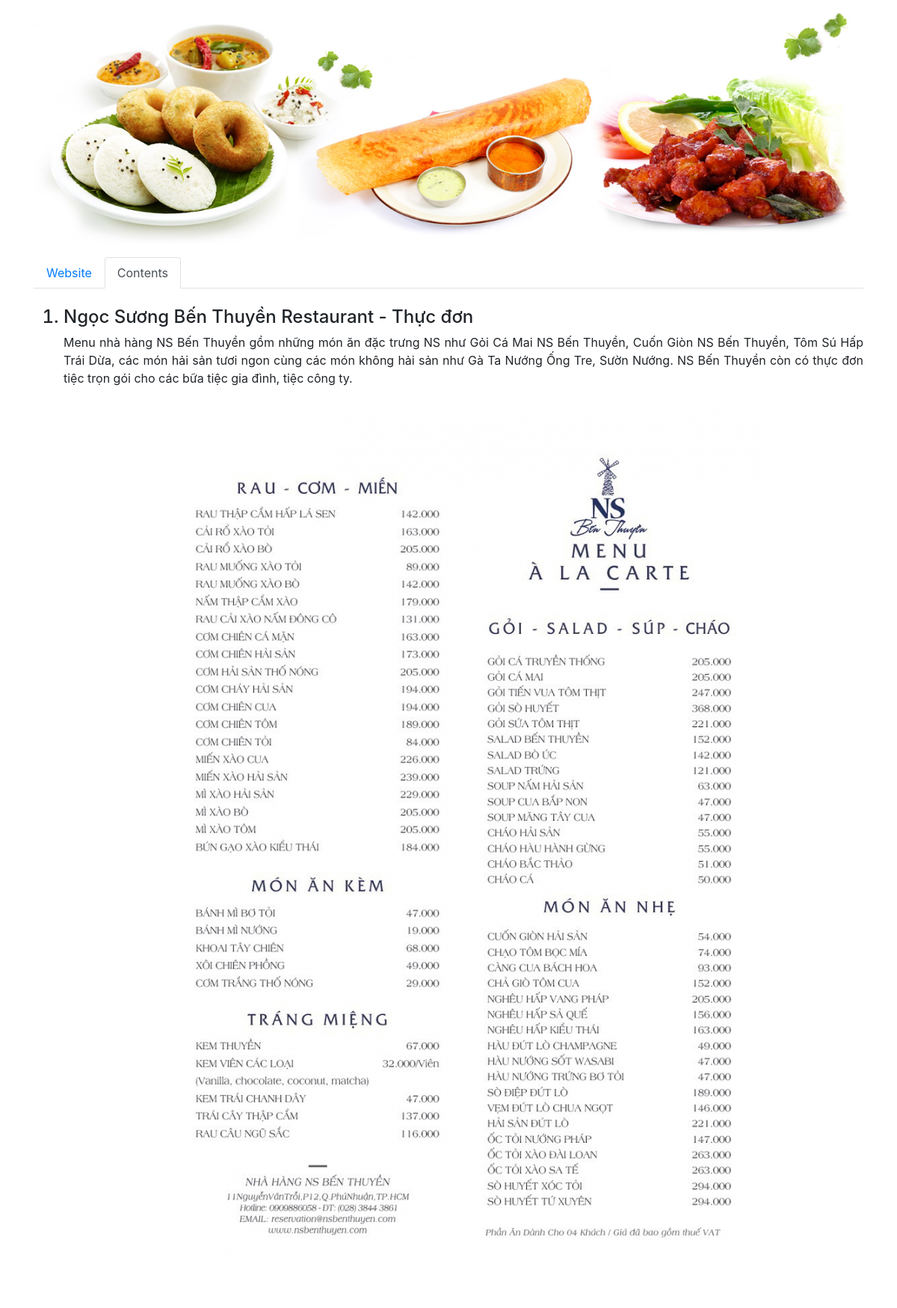
The app's page /contents/3/ with its own data.
### firstapp/models.py (models this page shows)
class Content(models.Model):
    website = models.ForeignKey(Website, on_delete=models.CASCADE)
    name = models.CharField(max_length=250, unique=True)
    content = models.TextField()
    image = models.ImageField(upload_to='firstapp/images')

class Website(models.Model):
    category = models.ForeignKey(Category, on_delete=models.CASCADE)
    name = models.CharField(max_length=150, unique=True)
    url = models.URLField(unique=True)
    def __str__(self):
        return self.name

### firstapp/views.py (the view)
# urls.py: path('contents/<int:pk>/', views.content_by_web, name='content_by_web'),
def content_by_web(request, pk):
    list_contents = Content.objects.filter(website=pk)
    return render(request, 'firstapp/contents_by_web.html', {
        'List_Contents': list_contents,
    })

### firstapp/templates/firstapp/contents_by_web.html (shortened to what this page needs)
{% load static %}
<!doctype html>
<html lang="en">
<head>
    <link rel="stylesheet" href="https://stackpath.bootstrapcdn.com/bootstrap/4.3.1/css/bootstrap.min.css"
>
</head>
<body>
    <div class="container">
        <div>
            <img src="{% static 'firstapp/images/foods.jpg' %}" alt="banner" class="img-fluid" />
        </div>
        <ul class="nav nav-tabs">
            <li class="nav-item">
                <a class="nav-link" href="{% url 'firstapp:websites' %}">Website</a>
            </li>
            <li class="nav-item">
                <a class="nav-link active" href="{% url 'firstapp:contents' %}">Contents</a>
            </li>
        </ul>
        <br>
        <div>
            <ol>
                {% for content in List_Contents %}
                    <h4><li>{{ content.website }} - {{ content.name }}</li></h4>
                    <p class="text-justify">{{ content.content }}</p>
                    <div class="text-center">
                        <img src="{{ content.image.url }}" class="img-fluid" />
                    </div>
                {% endfor %}
            </ol>
        </div>
    </div>
</body>
</html>

### records on screen
Content: website "Ngọc Sương Bến Thuyền Restaurant", name "Thực đơn", content "Menu nhà hàng NS Bến Thuyền gồm những món ăn đặc trưng NS như Gỏi Cá Mai NS Bến Thuyền, Cuốn Giòn NS Bến Thuyền, Tôm Sú Hấp Trái Dừa, các món hải sản tươi ngon cùng các món không hải sản như Gà Ta Nướng Ống Tre, Sườn Nướng. NS Bến Thuyền còn có thực đơn tiệc trọn gói cho các bữa tiệc gia đình, tiệc công ty.", image (picture)
